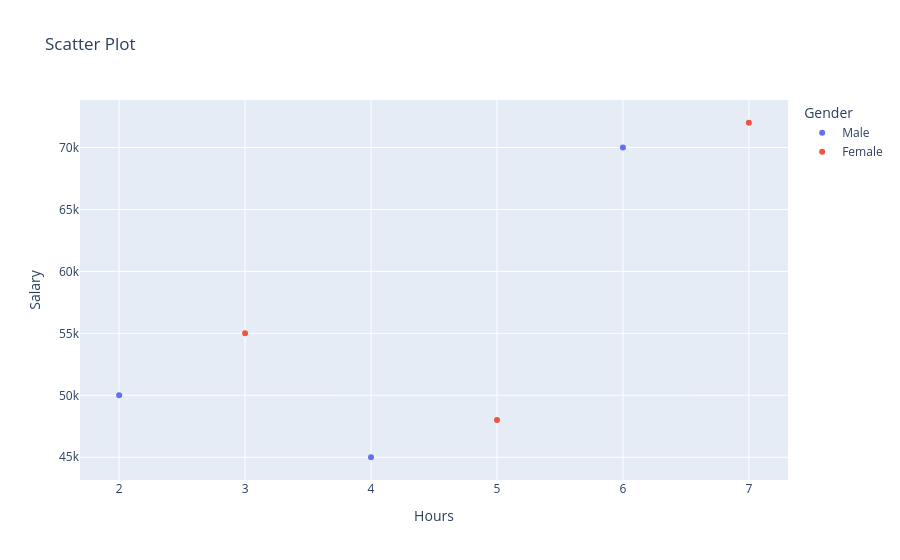

Here is the notebook cell this chart was saved with:
### Code cell
import pandas as pd
import plotly.express as px
data={'Department':['IT','IT','HR','HR','Finance','Finance'],
     'Gender':['Male','Female','Male','Female','Male','Female'],
     'Salary':[50000,55000,45000,48000,70000,72000],
      'Hours':[2,3,4,5,6,7]
     }
df=pd.DataFrame(data)
fig=px.scatter(df,x='Hours',y='Salary',title='Scatter Plot',color='Gender')
fig.show()

### Figure 1 — Plotly figure (JSON) as saved in the notebook; plotly's stock layout.template omitted (floating-point values rounded to 4 significant figures)
{"data": [{"hovertemplate": "Gender=Male<br>Hours=%{x}<br>Salary=%{y}<extra></extra>", "legendgroup": "Male", "marker": {"color": "#636efa", "symbol": "circle"}, "mode": "markers", "name": "Male", "orientation": "v", "showlegend": true, "type": "scatter", "x": [2, 4, 6], "xaxis": "x", "y": [50000, 45000, 70000], "yaxis": "y"}, {"hovertemplate": "Gender=Female<br>Hours=%{x}<br>Salary=%{y}<extra></extra>", "legendgroup": "Female", "marker": {"color": "#EF553B", "symbol": "circle"}, "mode": "markers", "name": "Female", "orientation": "v", "showlegend": true, "type": "scatter", "x": [3, 5, 7], "xaxis": "x", "y": [55000, 48000, 72000], "yaxis": "y"}], "layout": {"legend": {"title": {"text": "Gender"}, "tracegroupgap": 0}, "title": {"text": "Scatter Plot"}, "xaxis": {"anchor": "y", "domain": [0, 1], "title": {"text": "Hours"}}, "yaxis": {"anchor": "x", "domain": [0, 1], "title": {"text": "Salary"}}}}
